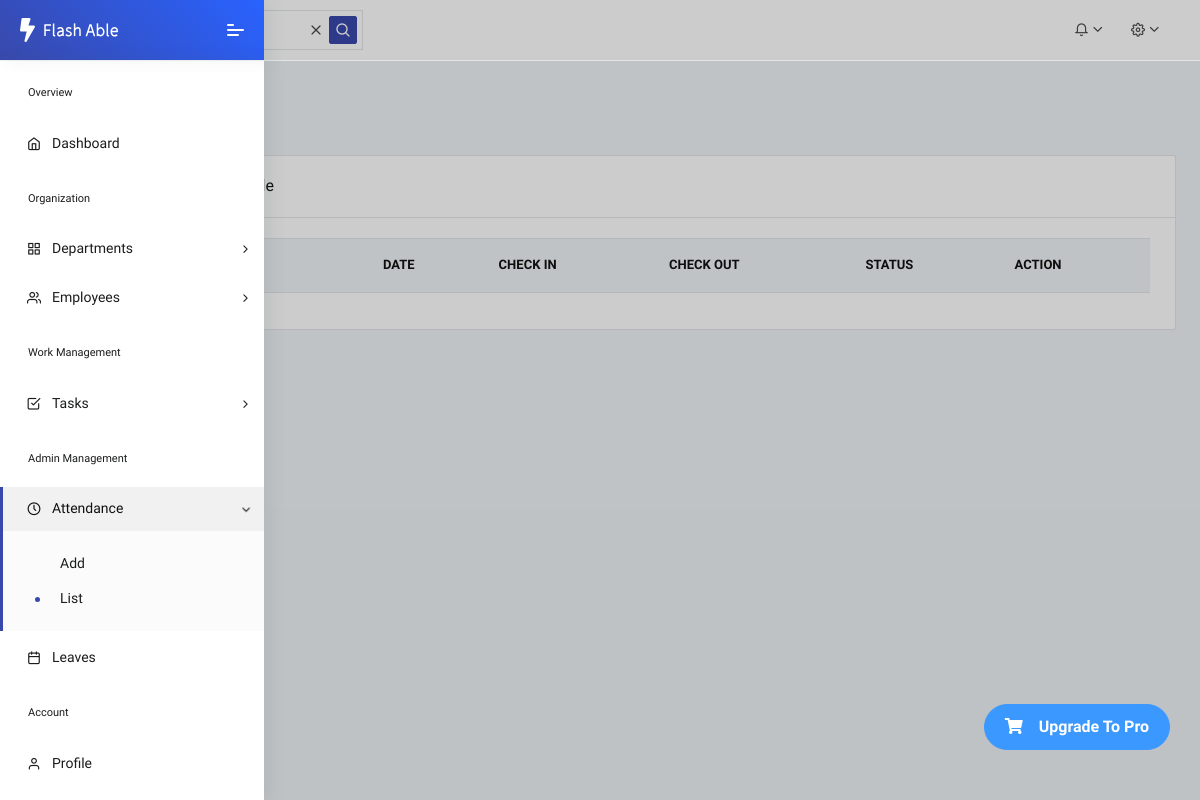
/list_attendance/, run on an earlier commit of the app's database.
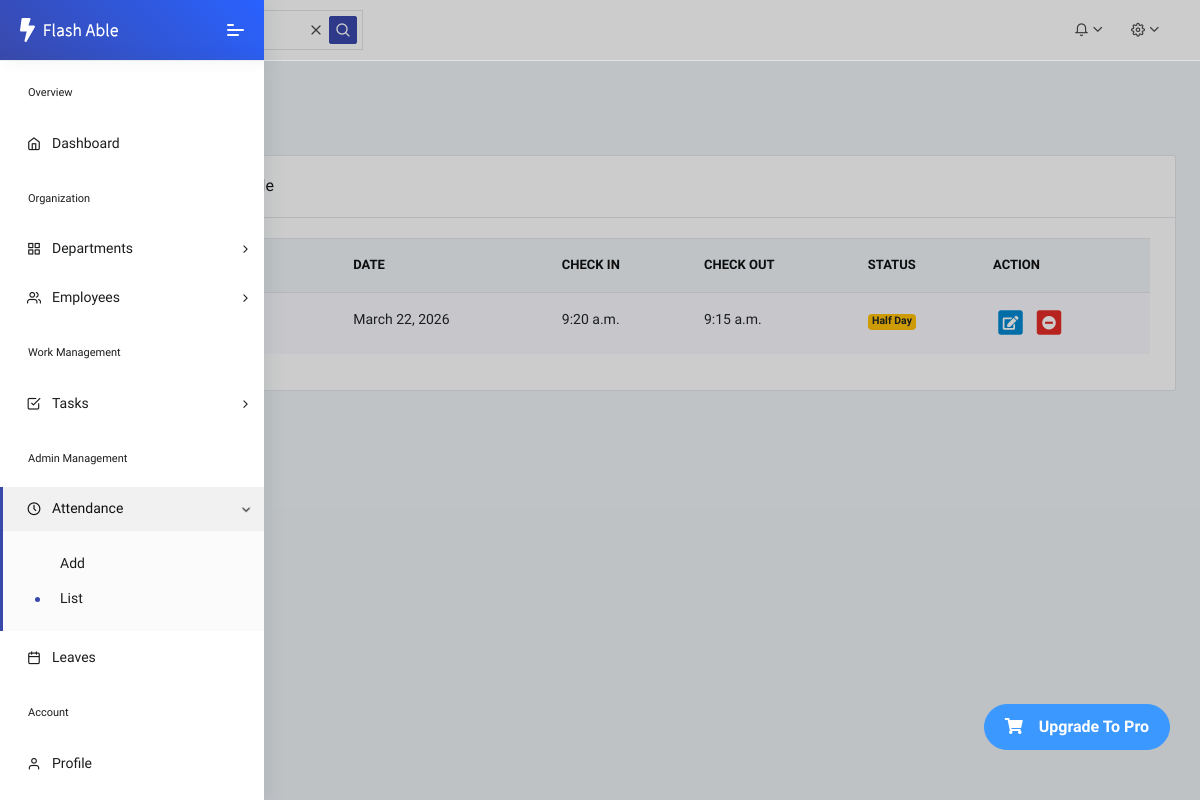
And on a later commit of the database.
### core/models.py (models this page shows, shortened)
class Attendance(models.Model):
    STATUS = [
        ("Present", "Present"),
        ("Absent", "Absent"),
        ("Half Day", "Half Day"),
    ]
    employee = models.ForeignKey(User, on_delete=models.CASCADE)
    date = models.DateField()
    check_in = models.TimeField(null=True, blank=True)
    check_out = models.TimeField(null=True, blank=True)
    status = models.CharField(max_length=20, choices=STATUS)
    class Meta:
        unique_together = ['employee', 'date']

### core/views.py (the view)
# urls.py: path('list_attendance/',  views.list_attendance, name='list-attendance'),
def list_attendance(request):
    attendance = Attendance.objects.select_related('employee').all().order_by('-date')
    context = {
        'attendance' : attendance
    }
    return render(request, 'attendance/Attendance_list.html',context)

### core/templates/attendance/Attendance_list.html (shortened to what the changed rows need)
{% extends 'dashboard/Admin_Dashboard.html' %}
{% load static %}
{% block mein %}
 <div class="pcoded-main-container">
    <div class="pcoded-wrapper">
        <div class="pcoded-content">
            <div class="pcoded-inner-content">
                <div class="main-body">
                    <div class="page-wrapper">
                        <div class="row">
                            <div class="col-xl-12">
                                <div class="card">
                                    <div class="card-body table-border-style">
                                        <div class="table-responsive">
                                            <table class="table table-striped">
                                                <thead>
                                                    <tr>
                                                        <th>#</th>
                                                        <th>Employee</th>
                                                        <th>Date</th>
                                                        <th>Check In</th>
                                                        <th>Check Out</th>
                                                        <th>Status</th>
                                                        <th>Action</th>
                                                    </tr>
                                                </thead>
                                                <tbody>
                                                    {% for att in attendance %}
                                                    <tr>
                                                        <td>{{att.id}}</td>
                                                        <td>{{att.employee.username}}</td>
                                                        <td>{{att.date}}</td>
                                                        <td>{{att.check_in |default:'--'}}</td>
                                                        <td>{{att.check_out|default:'--'}}</td>
                                                        <td>
                                                            {% if att.status == "Present" %}
                                                            <span class="badge badge-success fw-bold">Present</span>
                                                            {% elif att.status == "Absent" %}
                                                            <span class="badge badge-danger fw-bold">Absent</span>
                                                            {% else %}
                                                            <span class="badge badge-warning fw-bold">Half Day</span>
                                                            {% endif %}
                                                        </td>
                                                        <td>
                                                            <a href="{% url 'edit-attendance' pk=att.id %}" class="table-link  text-info">
                                                                <span class="fa-stack">
                                                                    <i class="fa fa-square fa-stack-2x"></i>
                                                                    <i class="fa fa-edit fa-stack-1x fa-inverse"></i>
                                                                </span>
                                                            </a>
                                                            <a href="{% url 'delete-attendance' pk=att.id %}" class="table-link text-danger">
                                                                <span class="fa-stack">
                                                                    <i class="fa fa-square fa-stack-2x"></i>
                                                                    <i class="fa fa-minus-circle fa-stack-1x fa-inverse"></i>
                                                                </span>
                                                            </a>
                                                        </td>
                                                    </tr>
                                                    {% endfor %}
                                                </tbody>
                                            </table>
                                        </div>
                                    </div>
                                </div>
                            </div>
                        </div>
                    </div>
                </div>
            </div>
        </div>
    </div>
</div>
{% endblock %}

What changed in the data, as far as the page shows it:
added Attendance: date "March 22, 2026", check_in "9:20 a.m.", check_out "9:15 a.m.", status "Half Day"
